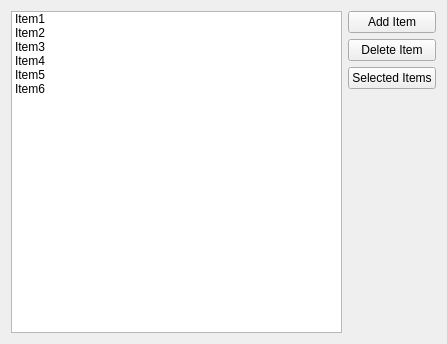
<?xml version="1.0" encoding="UTF-8"?>
<ui version="4.0">
 <class>Widget</class>
 <widget class="QWidget" name="Widget">
  <property name="geometry">
   <rect>
    <x>0</x>
    <y>0</y>
    <width>447</width>
    <height>344</height>
   </rect>
  </property>
  <property name="windowTitle">
   <string>Widget</string>
  </property>
  <layout class="QHBoxLayout" name="horizontalLayout">
   <item>
    <widget class="QListWidget" name="listWidget">
     <item>
      <property name="text">
       <string>Item1</string>
      </property>
     </item>
     <item>
      <property name="text">
       <string>Item2</string>
      </property>
     </item>
     <item>
      <property name="text">
       <string>Item3</string>
      </property>
     </item>
     <item>
      <property name="text">
       <string>Item4</string>
      </property>
     </item>
     <item>
      <property name="text">
       <string>Item5</string>
      </property>
     </item>
     <item>
      <property name="text">
       <string>Item6</string>
      </property>
     </item>
    </widget>
   </item>
   <item>
    <layout class="QVBoxLayout" name="verticalLayout">
     <item>
      <widget class="QPushButton" name="addItemButton">
       <property name="text">
        <string>Add Item</string>
       </property>
      </widget>
     </item>
     <item>
      <widget class="QPushButton" name="deleteItemButton">
       <property name="text">
        <string>Delete Item</string>
       </property>
      </widget>
     </item>
     <item>
      <widget class="QPushButton" name="selectedItemsButton">
       <property name="text">
        <string>Selected Items</string>
       </property>
      </widget>
     </item>
     <item>
      <spacer name="verticalSpacer">
       <property name="orientation">
        <enum>Qt::Vertical</enum>
       </property>
       <property name="sizeHint" stdset="0">
        <size>
         <width>20</width>
         <height>128</height>
        </size>
       </property>
      </spacer>
     </item>
    </layout>
   </item>
  </layout>
 </widget>
 <layoutdefault spacing="6" margin="11"/>
 <resources/>
 <connections/>
</ui>
